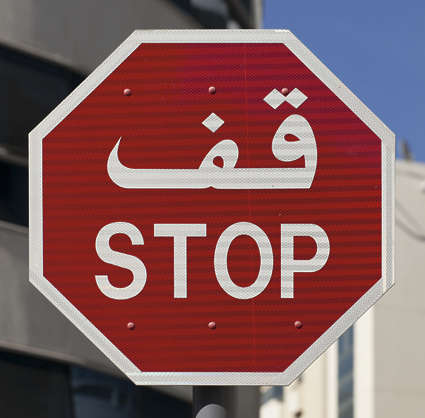
#> input picture Article37 - EasyOCR/blob/arabic.jpg, 425 x 418 px, given in place of got.jpg, which was not available
$ python demo03_edgeDetection.py
#> lines starting #> are read from the running program, lines starting #| are printed output that depends on the picture; after the words box and inside, x2 and y2 are one past the last pixel; in counts of white or black regions, pixels touching at a corner belong together; pictures that were not available may be replaced by others from this repository, and a replacement may not be noted
# Import the necessary packages
import imutils
import cv2
import argparse

# Load the input image and show its dimensions, keeping in mind that
# images are represented as a multi-dimensional NumPy array with
# shape no. rows (height) x no. columns (width) x no. channels (depth)
image = cv2.imread("C:/Users/ASUS/got.jpg")
#> image is the input picture: shape (418, 425, 3); mean B, G, R 92.6, 90.3, 131.5
(h, w, d) = image.shape
#> h = 418; w = 425; d = 3
print("width={}, height={}, depth={}".format(w, h, d))
#| width=425, height=418, depth=3

# Convert the image to grayscale
gray = cv2.cvtColor(image, cv2.COLOR_BGR2GRAY)
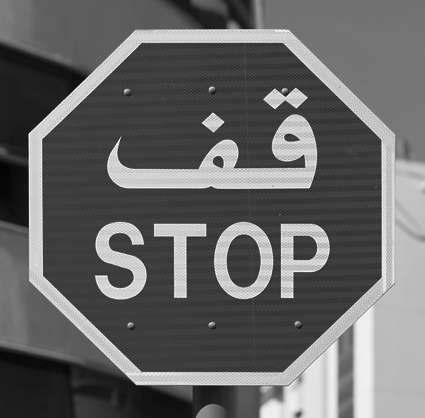
#> gray: shape (418, 425); min 0, max 255, mean 102.8
#cv2.imshow("Gray", gray)
#cv2.waitKey(0)

# Applying edge detection we can find the outlines of objects in
# images
edged = cv2.Canny(gray, 175, 200)
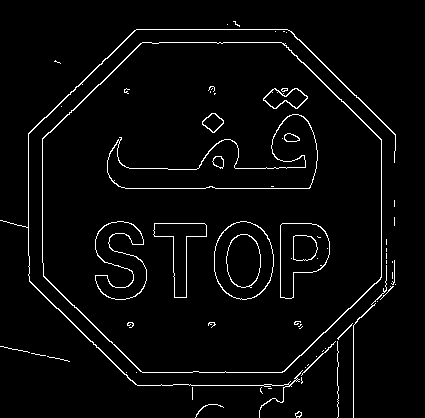
#> edged: shape (418, 425); 3.3% white in thin lines or dots, all inside (x1, y1, x2, y2) = (0, 21, 396, 418)
cv2.imshow("Edged", edged)
cv2.waitKey(0)

$ run again, on Article37 - EasyOCR/blob/chinese2.jpg
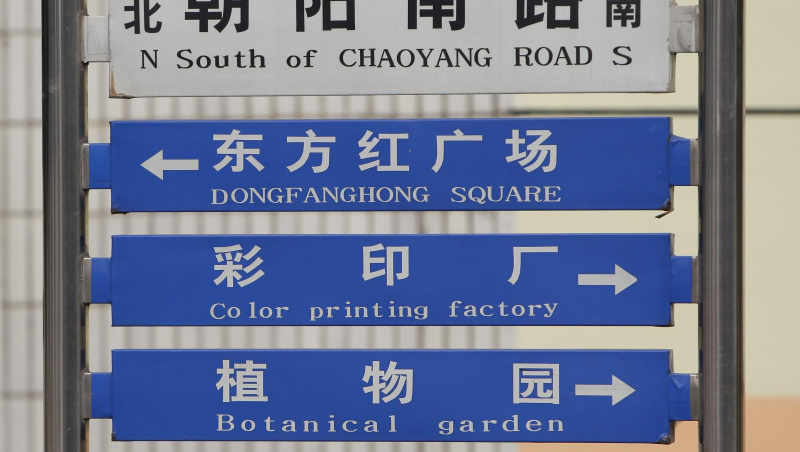
#> input picture Article37 - EasyOCR/blob/chinese2.jpg, 1600 x 903 px, given in place of got.jpg, which was not available (shown at 1/2 size)
#> image is the input picture: shape (903, 1600, 3); mean B, G, R 149.1, 123.4, 114.8
#| width=1600, height=903, depth=3
#> `gray = cv2.cvtColor(image, cv2.COLOR_BGR2GRAY)`:
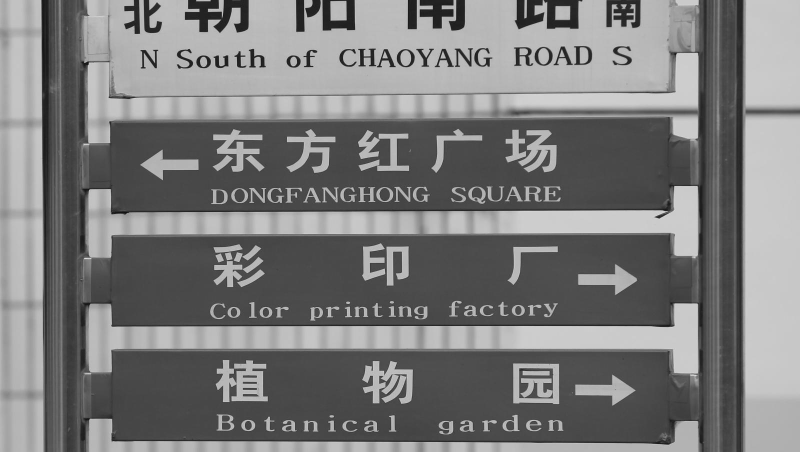
#> gray: shape (903, 1600) (shown at 1/2 size); min 3, max 234, mean 123.7
#> `edged = cv2.Canny(gray, 175, 200)`:
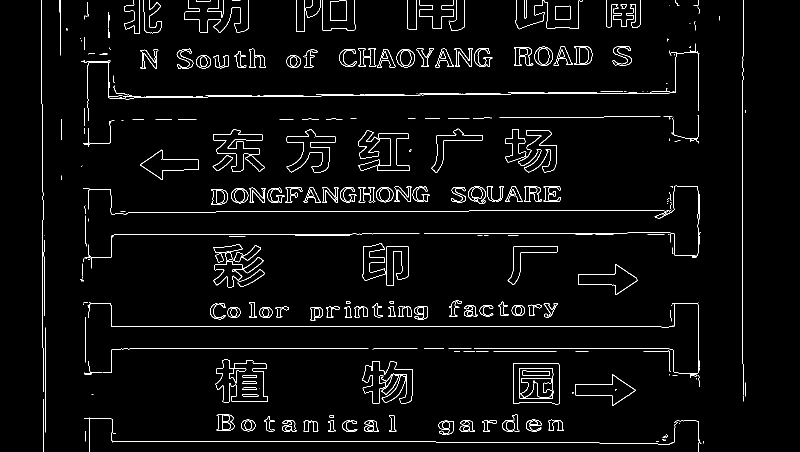
#> edged: shape (903, 1600) (shown at 1/2 size); 2.8% white in thin lines or dots, all inside (x1, y1, x2, y2) = (82, 0, 1492, 903)
